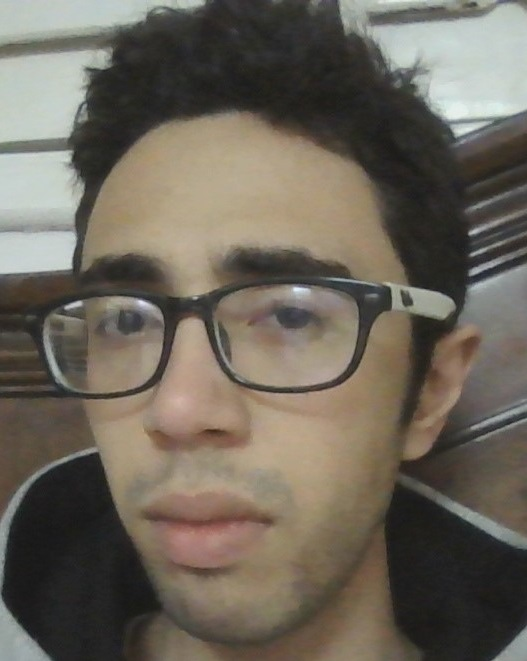
#> input picture lab_4/disgust.jpg, 527 x 661 px
$ python lab_4_2.py
#> lines starting #> are read from the running program, lines starting #| are printed output that depends on the picture
# -*- coding: utf-8 -*-
"""
Created on Sat Jan 22 18:32:38 2022

@author: amrsh
"""
#    moods = ("tired", "happy", "lazy")

import matplotlib.pyplot as plt
import matplotlib.image as mpimg

disgust = mpimg.imread('disgust.jpg')
#> disgust is the input picture: shape (661, 527, 3); mean R, G, B 108.6, 101.7, 90.4
happy  = mpimg.imread('happy.jpg')
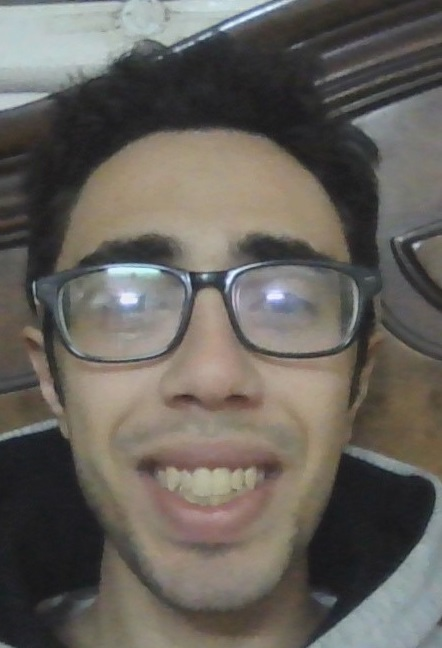
#> input picture lab_4/happy.jpg, 442 x 648 px
#> happy is the input picture: shape (648, 442, 3); mean R, G, B 102.3, 98, 91.7
lazy  = mpimg.imread('lazy.jpg')
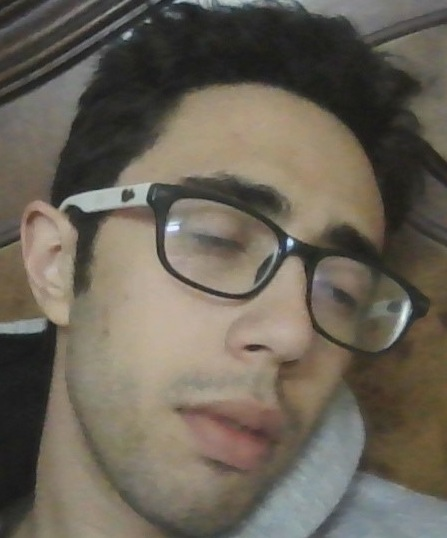
#> input picture lab_4/lazy.jpg, 447 x 538 px
#> lazy is the input picture: shape (538, 447, 3); mean R, G, B 106.3, 99.2, 87.3
driving  = mpimg.imread('driving.jpg')
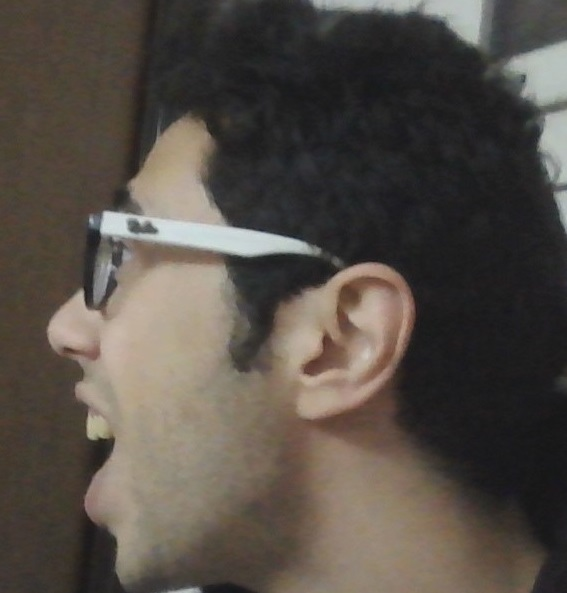
#> input picture lab_4/driving.jpg, 567 x 593 px
#> driving is the input picture: shape (593, 567, 3); mean R, G, B 85.3, 78.2, 71
scarred  = mpimg.imread('scarred.jpg')
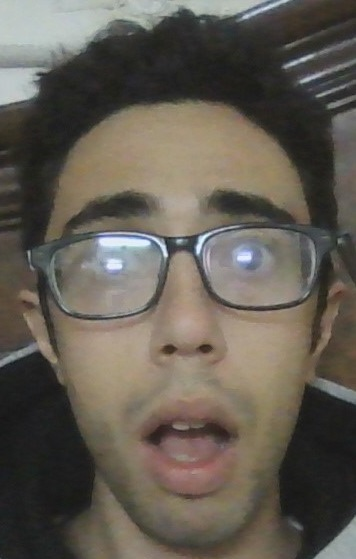
#> input picture lab_4/scarred.jpg, 356 x 559 px
#> scarred is the input picture: shape (559, 356, 3); mean R, G, B 98.9, 92.7, 83.3

class Person:

    def __init__(self, name = None, money = 0, mood = None, health_rate = 0 ):
        self.name = name
        self.money = min(money, 1000)
        self.mood = mood
        self.health_rate = min(max(health_rate, 0), 100)

    # [14 lines left out: function sleep, not called in this run]

    def eat(self, no_of_meals):
        self.health_rate = (25*(1 + no_of_meals)) % 100

    # [6 lines left out: function buy, not called in this run]

class Car:
    def __init__(self, model_name = None, fuel_rate = 0, velocity = 0, default_velocity= 0):
        self.model_name = model_name
        self.fuel_rate = fuel_rate
        self.velocity = velocity
        self.default_velocity = abs(default_velocity % 200)

    # [20 lines left out: functions run, stop, not called in this run]


class Employee(Person):
    def __init__(self, name = None, money = 0, mood = None, health_rate = 0,
                 id = 0, car = None, email = None, salary = 1000, distance_to_work = 0):
        Person.__init__(self, name, money, mood, health_rate)

        self.id = id
        self.car = car
        self.email = email
        self.salary = salary if (salary >= 1000) else 1000
        self.distance_to_work = distance_to_work

    # [12 lines left out: functions work, drive, not called in this run]

    def refuel(self, litres = 100):
        self.car.fuel_rate = self.car.fuel_rate + litres if (self.car.fuel_rate + litres) <= 100 else 100

    def send_mail(self, to, subject, message, receiver_name):
        with open("emails.txt", "a") as emails:
            from_field = "From: " + self.email + '\n'
            to_field = "To: " + to + '\n'
            subject_field = "Subject: "+ subject + '\n'
            message_field = '\n' + f"Hi, {receiver_name}\n" + message + '\n\n'


            emails.writelines([from_field,
                               to_field,
                               subject_field,
                               message_field])

    # [7 lines left out: function to_dict, not called in this run]

    def __repr__(self):
        return f"an employee with the name: {self.name}, and id: {self.id}"

import json

class Office:
    employees_num = 0

    def __init__(self, name = None, employees = None):
        self.name = name
        self.employees = employees
        Office.employees_num += len(employees)

    def get_all_employees(self):
        return self.employees

    # [4 lines left out: function get_employee, not called in this run]

    def hire(self, employee):
        self.employees.append(employee)

    # [29 lines left out: functions fire, deduct, reward, check_lateness, calculate_lateness, not called in this run]

    @classmethod
    def change_emps_num(cls, employees_num):
        cls.employess_num = employees_num

    # [6 lines left out: function save_office_data, not called in this run]


speedster = Car(model_name = "ferarri", fuel_rate=100, velocity = 0, default_velocity=100)
gangster = Car(model_name = "Toyota", fuel_rate=100, velocity = 0, default_velocity=60)
elder = Car(model_name = "feat", fuel_rate=100, velocity = 0, default_velocity=20)


amr = Employee(name = "amr", money = 10000, mood = "happy", health_rate=100
                ,id = 0, car = speedster, email = "amr.s.hares@gmail.com", salary = 20000
                , distance_to_work= 10)
# [12 lines of commented-out code are left out]

mohamed = Employee(name = "mohamed", money = 10000, mood = "happy", health_rate=100
                ,id = 1, car = gangster, email = "mohamed@gmail.com", salary = 10000
                , distance_to_work= 10)

mohamed.send_mail("amr.s.hares@gmail.com"
                  ,"deadline extension after following last meetup preceedings"
                  ,"the project deadline is extended to the 15th of Febuary"
                  ,"amr")


ahmed = Employee(name = "ahmed", money = 10000, mood = "happy", health_rate=100
                ,id = 2, car = elder, email = "ahmed@gmail.com", salary = 2000
                , distance_to_work= 10)


the_office = Office(name = "the office", employees = [amr, mohamed])
print(the_office.get_all_employees())

the_office.hire(ahmed)
print(the_office.get_all_employees())

# [18 lines of commented-out code are left out]
